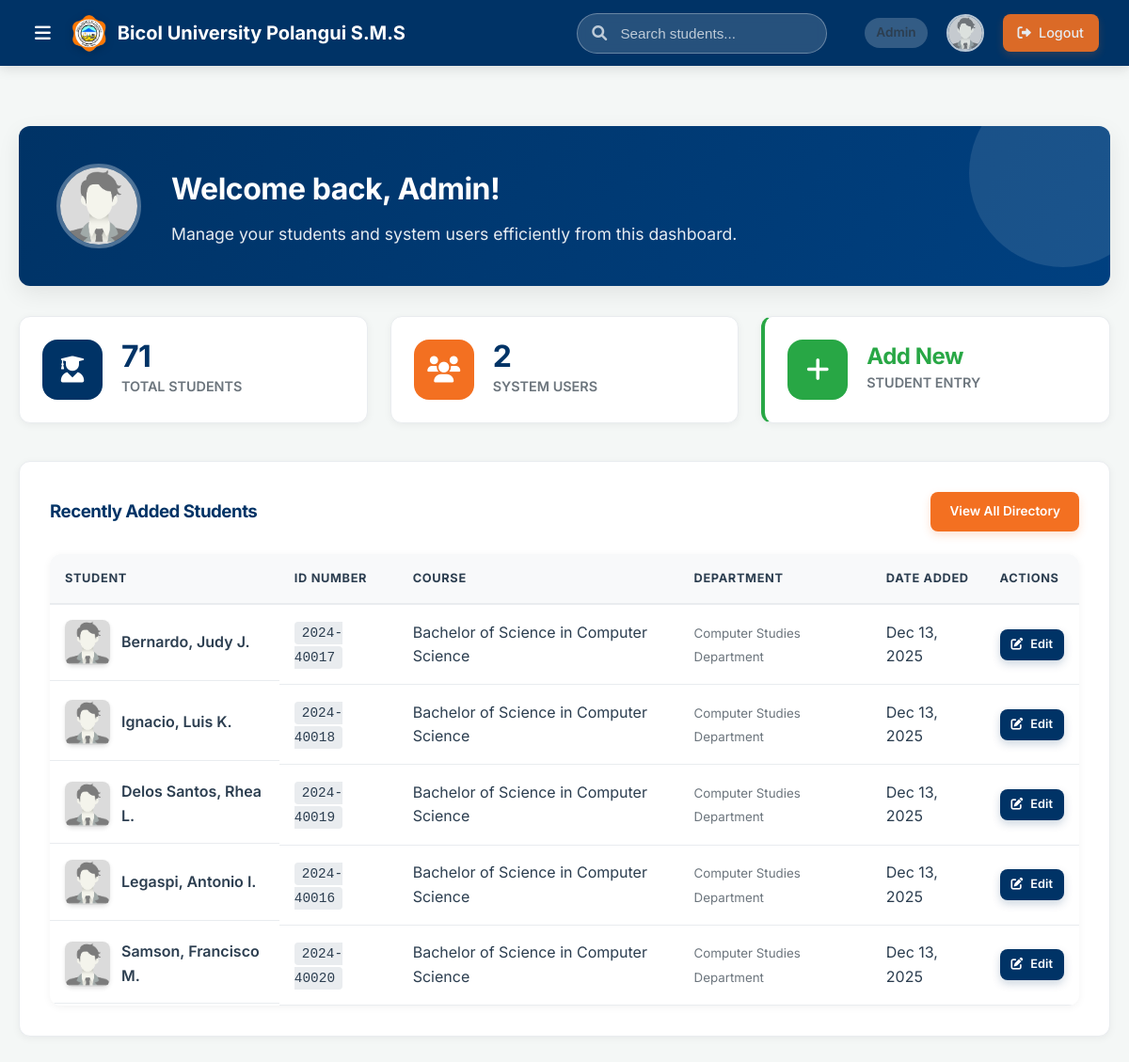
Page /frontend/index_admin.php (signed in) on the committed database.
### tables this page shows
CREATE TABLE `students` (
  `id` int(11) NOT NULL,
  `student_id` varchar(20) NOT NULL,
  `name` varchar(100) NOT NULL,
  `email` varchar(100) NOT NULL,
  `gender` enum('Male','Female') NOT NULL,
  `department` varchar(100) NOT NULL,
  `course` varchar(100) NOT NULL,
  `year_level` int(11) NOT NULL,
  `block` varchar(10) NOT NULL,
  `image_blob` longblob DEFAULT NULL,
  `created_at` timestamp NOT NULL DEFAULT current_timestamp(),
  `updated_at` timestamp NOT NULL DEFAULT current_timestamp() ON UPDATE current_timestamp()
);

### frontend/index_admin.php (the view, shortened to what this page needs)
<?php
require_once '../database/config.php';
try {
    $stmt = $pdo->query("SELECT COUNT(*) FROM students");
    $student_count = $stmt->fetchColumn();
    $stmt = $pdo->query("SELECT COUNT(*) FROM users");
    $user_count = $stmt->fetchColumn();
    $stmt = $pdo->query("SELECT * FROM students ORDER BY department ASC, course ASC, year_level ASC, block ASC, created_at DESC LIMIT 5");
    $recent_students = $stmt->fetchAll();
} catch (PDOException $e) {
    $student_count = 0;
    $user_count = 0;
    $recent_students = [];
}
?>
<!DOCTYPE html>
<html lang="en">
<head>
    <link rel="stylesheet" href="css/style.css">
    <link rel="stylesheet" href="https://cdnjs.cloudflare.com/ajax/libs/font-awesome/6.0.0/css/all.min.css">
</head>
<body>
    <?php include 'includes/header_offcanvas.php'; ?>
    <div class="container" style="padding-top: 2rem; padding-bottom: 3rem;">
        <div class="dashboard-hero">
            <img src="../backend/image.php?type=user&id=<?php echo $_SESSION['user_id']; ?>" onerror="this.src='images/male-placeholder.jpg'" alt="Admin">
            <div>
                <h2>Welcome back, Admin!</h2>
                <p>Manage your students and system users efficiently from this dashboard.</p>
            </div>
        </div>
        <div class="dashboard-stats-grid">
            <div class="stat-card">
                <div class="stat-icon" style="background-color: var(--bu-blue);">
                    <i class="fas fa-user-graduate"></i>
                </div>
                <div class="stat-info">
                    <h3><?php echo $student_count; ?></h3>
                    <p>Total Students</p>
                </div>
            </div>
            <div class="stat-card">
                <div class="stat-icon" style="background-color: var(--bu-orange);">
                    <i class="fas fa-users"></i>
                </div>
                <div class="stat-info">
                    <h3><?php echo $user_count; ?></h3>
                    <p>System Users</p>
                </div>
            </div>
            <a href="student_dashboard_admin.php" class="stat-card" style="text-decoration: none; border-left: 4px solid #28a745;">
                <div class="stat-icon" style="background-color: #28a745;">
                    <i class="fas fa-plus"></i>
                </div>
                <div class="stat-info">
                    <h3 style="font-size: 1.5rem; color: #28a745;">Add New</h3>
                    <p>Student Entry</p>
                </div>
            </a>
        </div>
        <div class="recent-activity-section">
            <div style="display: flex; justify-content: space-between; align-items: center; margin-bottom: 1.5rem;">
                <h3 style="margin:0; color: var(--bu-blue);">Recently Added Students</h3>
                <a href="students_list_admin.php" class="btn btn-secondary" style="font-size: 0.85rem;">View All Directory</a>
            </div>
            <div class="table-responsive">
                <table class="data-table">
                    <thead>
                        <tr>
                            <th>Student</th>
                            <th>ID Number</th>
                            <th>Course</th>
                            <th>Department</th>
                            <th>Date Added</th>
                            <th>Actions</th>
                        </tr>
                    </thead>
                    <tbody>
                        <?php if (count($recent_students) > 0): ?>
                            <?php foreach ($recent_students as $student): ?>
                            <tr>
                                <td style="display: flex; align-items: center; gap: 12px;">
                                    <img src="../backend/image.php?type=student&id=<?php echo $student['id']; ?>" class="student-img-thumb" onerror="this.src='images/male-placeholder.jpg'">
                                    <span style="font-weight: 600;"><?php echo htmlspecialchars($student['name']); ?></span>
                                </td>
                                <td><span style="background: #e9ecef; padding: 4px 8px; border-radius: 4px; font-family: monospace; font-size: 0.9rem;"><?php echo htmlspecialchars($student['student_id']); ?></span></td>
                                <td><?php echo htmlspecialchars($student['course']); ?></td>
                                <td><small style="color: var(--text-secondary);"><?php echo htmlspecialchars($student['department']); ?></small></td>
                                <td><?php echo date('M d, Y', strtotime($student['created_at'])); ?></td>
                                <td>
                                    <a href="student_dashboard_admin.php?action=edit&id=<?php echo $student['id']; ?>" class="btn btn-primary" style="padding: 6px 12px; font-size: 0.8rem;"><i class="fas fa-edit"></i> Edit</a>
                                </td>
                            </tr>
                            <?php endforeach; ?>
                        <?php else: ?>
                            <tr>
                                <td colspan="6" style="text-align:center; padding: 2rem; color: #999;">No recent students found.</td>
                            </tr>
                        <?php endif; ?>
                    </tbody>
                </table>
            </div>
        </div>
    </div>
</body>
</html>

### frontend/includes/header_offcanvas.php (shortened to what this page needs)
<nav class="main-header">
    <div class="brand-logo" style="display: flex; align-items: center; gap: 15px;">
        <button id="sidebarToggle" class="btn" style="background: transparent; color: white; padding: 5px; font-size: 1.2rem; border: none; cursor: pointer;">
            <i class="fas fa-bars"></i>
        </button>
        <a href="<?php echo ($_SESSION['role'] === 'admin') ? 'index_admin.php' : 'index_user.php'; ?>" style="display: flex; align-items: center; gap: 10px; color: white; text-decoration: none;">
            <img src="images/bup-logo.png" alt="BU Logo">
            <span style="font-weight: 700;">Bicol University Polangui S.M.S</span>
        </a>
    </div>
    <div class="nav-links">
        <div class="search-container">
            <div class="search-input-wrapper">
                <input type="text" id="globalSearch" class="search-input" placeholder="Search students..." autocomplete="off">
                <i class="fas fa-search search-icon-overlay"></i>
            </div>
        </div>
        <span class="badge" style="background: rgba(255,255,255,0.2); padding: 5px 12px; border-radius: 20px; font-size: 0.85rem; font-weight: 600;">
            <?php echo ucfirst($_SESSION['role']); ?>
        </span>
        <a href="profile.php" title="My Profile" style="display: flex; align-items: center; gap: 8px;">
            <img src="../backend/image.php?type=user&id=<?php echo $_SESSION['user_id']; ?>" class="profile-img-small" onerror="this.src='images/male-placeholder.jpg'">
        </a>
        <a href="../backend/logout.php" class="btn btn-secondary" style="padding: 8px 16px; font-size: 0.9rem;">
            <i class="fas fa-sign-out-alt"></i> Logout
        </a>
    </div>
</nav>

### rows in the picture
students: name "Bernardo, Judy J.", student "2024-40017", course "Bachelor of Science in Computer Science", department "Computer Studies Department", created_at "Dec 13, 2025"
students: name "Ignacio, Luis K.", student "2024-40018", course "Bachelor of Science in Computer Science", department "Computer Studies Department", created_at "Dec 13, 2025"
students: name "Delos Santos, Rhea L.", student "2024-40019", course "Bachelor of Science in Computer Science", department "Computer Studies Department", created_at "Dec 13, 2025"
students: name "Legaspi, Antonio I.", student "2024-40016", course "Bachelor of Science in Computer Science", department "Computer Studies Department", created_at "Dec 13, 2025"
students: name "Samson, Francisco M.", student "2024-40020", course "Bachelor of Science in Computer Science", department "Computer Studies Department", created_at "Dec 13, 2025"

### other values in the picture
$_SESSION['role'] "Admin"
$student_count "71"
$user_count "2"
